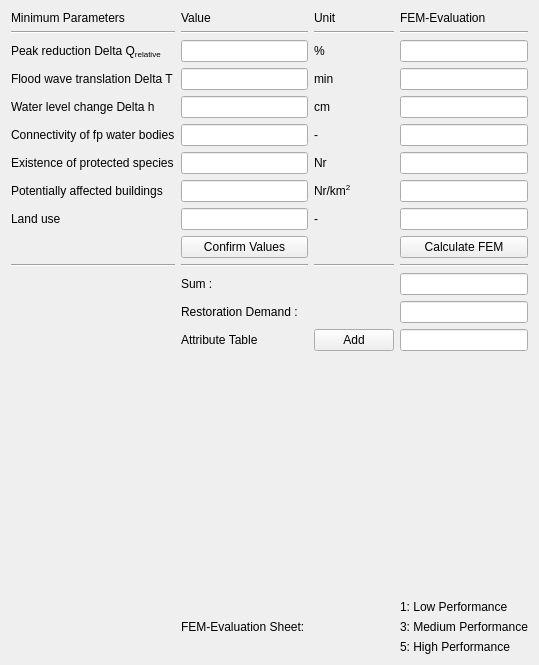
            <widget class="QWidget" name="tab_12">
             <attribute name="title">
              <string>Floodplains</string>
             </attribute>
             <layout class="QGridLayout" name="gridLayout_27">
              <item row="12" column="4">
               <widget class="QLineEdit" name="lineEdit_133"/>
              </item>
              <item row="1" column="4">
               <widget class="Line" name="line_21">
                <property name="orientation">
                 <enum>Qt::Horizontal</enum>
                </property>
               </widget>
              </item>
              <item row="13" column="1">
               <widget class="QLabel" name="label_121">
                <property name="text">
                 <string>Restoration Demand :</string>
                </property>
               </widget>
              </item>
              <item row="8" column="2">
               <widget class="QLabel" name="label_58">
                <property name="text">
                 <string>-</string>
                </property>
               </widget>
              </item>
              <item row="8" column="1">
               <widget class="QLineEdit" name="lineEdit_121"/>
              </item>
              <item row="4" column="1">
               <widget class="QLineEdit" name="lineEdit_142"/>
              </item>
              <item row="0" column="2">
               <widget class="QLabel" name="label_92">
                <property name="text">
                 <string>Unit</string>
                </property>
               </widget>
              </item>
              <item row="9" column="4">
               <widget class="QPushButton" name="pushButton_38">
                <property name="text">
                 <string>Calculate FEM</string>
                </property>
               </widget>
              </item>
              <item row="13" column="4">
               <widget class="QLineEdit" name="lineEdit_135"/>
              </item>
              <item row="11" column="4">
               <widget class="Line" name="line_27">
                <property name="orientation">
                 <enum>Qt::Horizontal</enum>
                </property>
               </widget>
              </item>
              <item row="7" column="2">
               <widget class="QLabel" name="label_57">
                <property name="text">
                 <string>&lt;html&gt;&lt;head/&gt;&lt;body&gt;&lt;p&gt;Nr/km&lt;span style=&quot; vertical-align:super;&quot;&gt;2&lt;/span&gt;&lt;/p&gt;&lt;/body&gt;&lt;/html&gt;</string>
                </property>
               </widget>
              </item>
              <item row="1" column="0">
               <widget class="Line" name="line_22">
                <property name="orientation">
                 <enum>Qt::Horizontal</enum>
                </property>
               </widget>
              </item>
              <item row="5" column="4">
               <widget class="QLineEdit" name="lineEdit_139"/>
              </item>
              <item row="15" column="1">
               <spacer name="verticalSpacer_8">
                <property name="orientation">
                 <enum>Qt::Vertical</enum>
                </property>
                <property name="sizeHint" stdset="0">
                 <size>
                  <width>20</width>
                  <height>243</height>
                 </size>
                </property>
               </spacer>
              </item>
              <item row="8" column="4">
               <widget class="QLineEdit" name="lineEdit_147"/>
              </item>
              <item row="2" column="0">
               <widget class="QLabel" name="label_95">
                <property name="text">
                 <string>&lt;html&gt;&lt;head/&gt;&lt;body&gt;&lt;p&gt;Peak reduction Delta Q&lt;span style=&quot; vertical-align:sub;&quot;&gt;relative&lt;/span&gt;&lt;/p&gt;&lt;/body&gt;&lt;/html&gt;</string>
                </property>
               </widget>
              </item>
              <item row="19" column="4">
               <widget class="QLabel" name="label_119">
                <property name="text">
                 <string>5: High Performance</string>
                </property>
               </widget>
              </item>
              <item row="18" column="1">
               <widget class="QLabel" name="label_116">
                <property name="text">
                 <string>FEM-Evaluation Sheet: </string>
                </property>
               </widget>
              </item>
              <item row="5" column="2">
               <widget class="QLabel" name="label_55">
                <property name="text">
                 <string>-</string>
                </property>
               </widget>
              </item>
              <item row="7" column="1">
               <widget class="QLineEdit" name="lineEdit_145"/>
              </item>
              <item row="1" column="1">
               <widget class="Line" name="line_26">
                <property name="orientation">
                 <enum>Qt::Horizontal</enum>
                </property>
               </widget>
              </item>
              <item row="4" column="4">
               <widget class="QLineEdit" name="lineEdit_140"/>
              </item>
              <item row="11" column="1">
               <widget class="Line" name="line_23">
                <property name="orientation">
                 <enum>Qt::Horizontal</enum>
                </property>
               </widget>
              </item>
              <item row="12" column="1">
               <widget class="QLabel" name="label_120">
                <property name="text">
                 <string>Sum :</string>
                </property>
               </widget>
              </item>
              <item row="3" column="0">
               <widget class="QLabel" name="label_96">
                <property name="text">
                 <string>Flood wave translation Delta T</string>
                </property>
               </widget>
              </item>
              <item row="2" column="2">
               <widget class="QLabel" name="label_49">
                <property name="text">
                 <string>%</string>
                </property>
               </widget>
              </item>
              <item row="6" column="1">
               <widget class="QLineEdit" name="lineEdit_129"/>
              </item>
              <item row="14" column="4">
               <widget class="QLineEdit" name="lineEdit_75"/>
              </item>
              <item row="3" column="4">
               <widget class="QLineEdit" name="lineEdit_128"/>
              </item>
              <item row="2" column="4">
               <widget class="QLineEdit" name="lineEdit_131"/>
              </item>
              <item row="14" column="2">
               <widget class="QPushButton" name="pushButton_34">
                <property name="text">
                 <string>Add</string>
                </property>
               </widget>
              </item>
              <item row="4" column="0">
               <widget class="QLabel" name="label_86">
                <property name="text">
                 <string>Water level change Delta h</string>
                </property>
               </widget>
              </item>
              <item row="4" column="2">
               <widget class="QLabel" name="label_54">
                <property name="text">
                 <string>cm</string>
                </property>
               </widget>
              </item>
              <item row="11" column="2">
               <widget class="Line" name="line_24">
                <property name="orientation">
                 <enum>Qt::Horizontal</enum>
                </property>
               </widget>
              </item>
              <item row="6" column="2">
               <widget class="QLabel" name="label_56">
                <property name="text">
                 <string>Nr</string>
                </property>
               </widget>
              </item>
              <item row="7" column="4">
               <widget class="QLineEdit" name="lineEdit_124"/>
              </item>
              <item row="3" column="2">
               <widget class="QLabel" name="label_53">
                <property name="text">
                 <string>min</string>
                </property>
               </widget>
              </item>
              <item row="1" column="2">
               <widget class="Line" name="line_25">
                <property name="orientation">
                 <enum>Qt::Horizontal</enum>
                </property>
               </widget>
              </item>
              <item row="3" column="1">
               <widget class="QLineEdit" name="lineEdit_134"/>
              </item>
              <item row="0" column="4">
               <widget class="QLabel" name="label_87">
                <property name="text">
                 <string>FEM-Evaluation</string>
                </property>
               </widget>
              </item>
              <item row="6" column="4">
               <widget class="QLineEdit" name="lineEdit_119"/>
              </item>
              <item row="14" column="1">
               <widget class="QLabel" name="label_59">
                <property name="text">
                 <string>Attribute Table</string>
                </property>
               </widget>
              </item>
              <item row="5" column="0">
               <widget class="QLabel" name="label_90">
                <property name="text">
                 <string>Connectivity of fp water bodies</string>
                </property>
               </widget>
              </item>
              <item row="8" column="0">
               <widget class="QLabel" name="label_85">
                <property name="text">
                 <string>Land use</string>
                </property>
               </widget>
              </item>
              <item row="18" column="4">
               <widget class="QLabel" name="label_118">
                <property name="text">
                 <string>3: Medium Performance</string>
                </property>
               </widget>
              </item>
              <item row="11" column="0">
               <widget class="Line" name="line_20">
                <property name="orientation">
                 <enum>Qt::Horizontal</enum>
                </property>
               </widget>
              </item>
              <item row="0" column="1">
               <widget class="QLabel" name="label_88">
                <property name="text">
                 <string>Value</string>
                </property>
               </widget>
              </item>
              <item row="0" column="0">
               <widget class="QLabel" name="label_82">
                <property name="text">
                 <string>Minimum Parameters</string>
                </property>
               </widget>
              </item>
              <item row="6" column="0">
               <widget class="QLabel" name="label_83">
                <property name="text">
                 <string>Existence of protected species</string>
                </property>
               </widget>
              </item>
              <item row="9" column="1">
               <widget class="QPushButton" name="pushButton_36">
                <property name="text">
                 <string>Confirm Values</string>
                </property>
               </widget>
              </item>
              <item row="5" column="1">
               <widget class="QLineEdit" name="lineEdit_136"/>
              </item>
              <item row="2" column="1">
               <widget class="QLineEdit" name="lineEdit_122"/>
              </item>
              <item row="7" column="0">
               <widget class="QLabel" name="label_91">
                <property name="text">
                 <string>&lt;html&gt;&lt;head/&gt;&lt;body&gt;&lt;p&gt;Potentially affected buildings&lt;/p&gt;&lt;/body&gt;&lt;/html&gt;</string>
                </property>
               </widget>
              </item>
              <item row="16" column="4">
               <widget class="QLabel" name="label_117">
                <property name="text">
                 <string>1: Low Performance</string>
                </property>
               </widget>
              </item>
             </layout>
            </widget>
